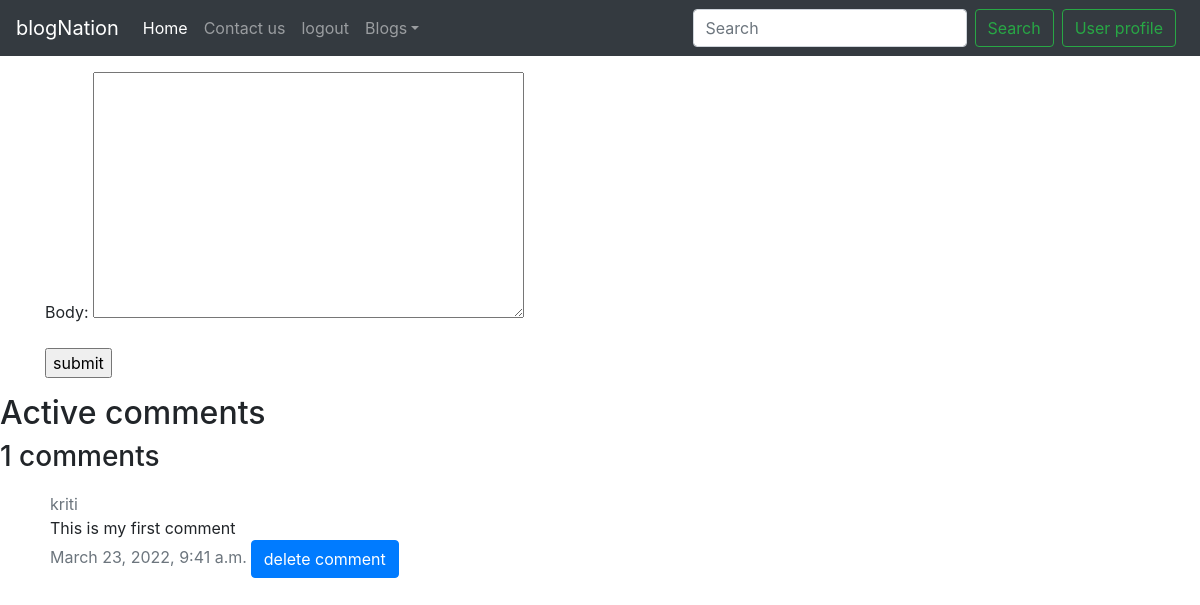
/comment/4 (signed in), run on the app's committed database.
### blogapp/models.py (models this page shows, shortened)
class BlogTimeStamp(models.Model):
   created_at = models.DateTimeField(auto_now_add=True)
   updated_at = models.DateTimeField(auto_now_add=True)
   class Meta:
      abstract = True

class Comment(BlogTimeStamp):
   post = models.ForeignKey(Post, on_delete=models.CASCADE)
   user = models.ForeignKey(User, on_delete=models.CASCADE)
   body = models.TextField(max_length=100)
   posted_on = models.DateTimeField(auto_now=True)

### blogapp/views.py (the view, shortened to what this page needs)
# urls.py: path('comment/<int:pk>', views.CommentCreateView.as_view(), name='comment'),
class CommentCreateView(CreateView):
    template_name = "blogapp/comment.html"
    model = Comment
    form_class = CommentForm
    def get_initial(self):
        initial = super(CommentCreateView, self).get_initial()
        initial = initial.copy()
        initial['user'] = self.request.user.pk
        initial['post'] = self.kwargs['pk']
        return initial
    def get_context_data(self, **kwargs):
        context = super(CommentCreateView, self).get_context_data(**kwargs)
        context['comments'] = self.model.objects.filter(post_id=self.kwargs['pk'])
        return context

### blogapp/forms.py
class CommentForm(forms.ModelForm):
    class Meta:
        model = Comment
        fields = ['user', 'body', 'post']
        widgets = {
            'user': forms.HiddenInput(),
            'post': forms.HiddenInput()
            }

### templates/blogapp/comment.html (shortened to what this page needs)
{%extends 'base.html'%}
{% block body %}
<form class = "container my-3" action="" method="post">
  {{form.as_p}}
  <input type="submit" value="submit">
</form>
<h2>Active comments</h2>
<h3>{{ comments.count }} comments</h3>
<ul>
  {% for comment in comments %}
  <div class="comments" style="padding: 10px;">
    <p class="font-weight-bold">
      <span class=" text-muted font-weight-normal">{{ comment.user }}</span></br>
      <span class=" font-weight-normal">{{ comment.body }}</span></br>
      <span class=" text-muted font-weight-normal">{{ comment.posted_on }}</span>
      <a class="btn btn-primary" href="{% url 'blogapp:comment-delete' comment.post.pk comment.pk %}" role="button">delete comment</a>
    </p>
  </div>
  {% endfor %}
</ul>
{% endblock  %}

### data on the page
Comment: user "kriti", body "This is my first comment", posted_on "March 23, 2022, 9:41 a.m."

### other printed values
{{ comments.count }} "1"
